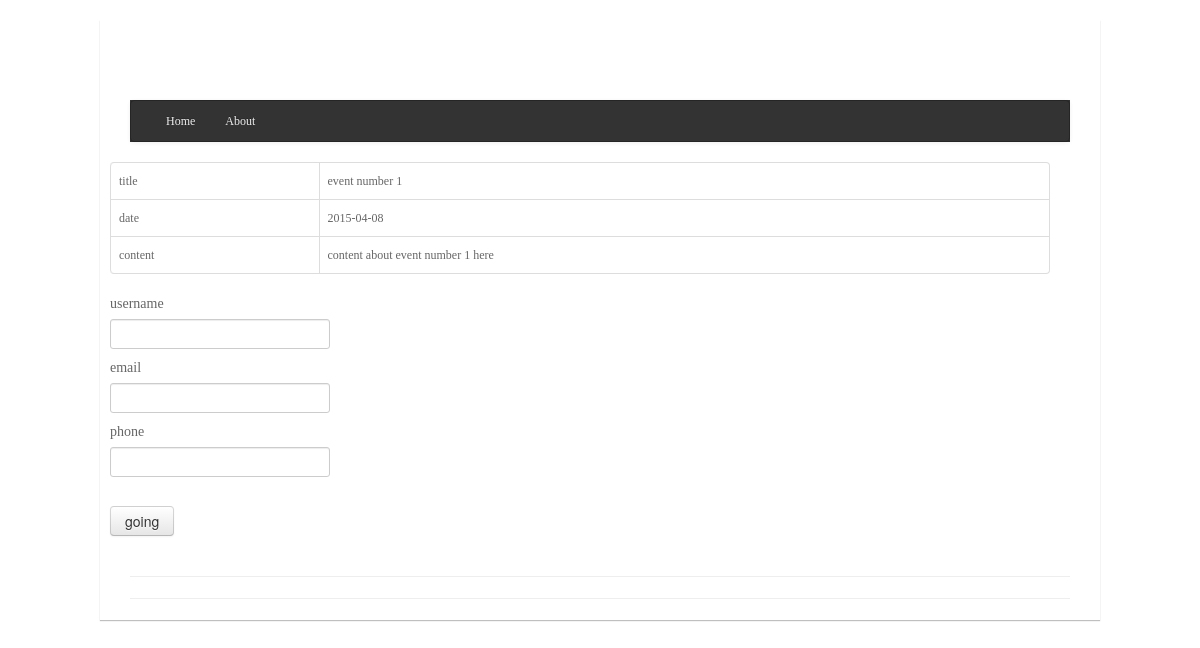
The app's page /event.php?id=1, older data.
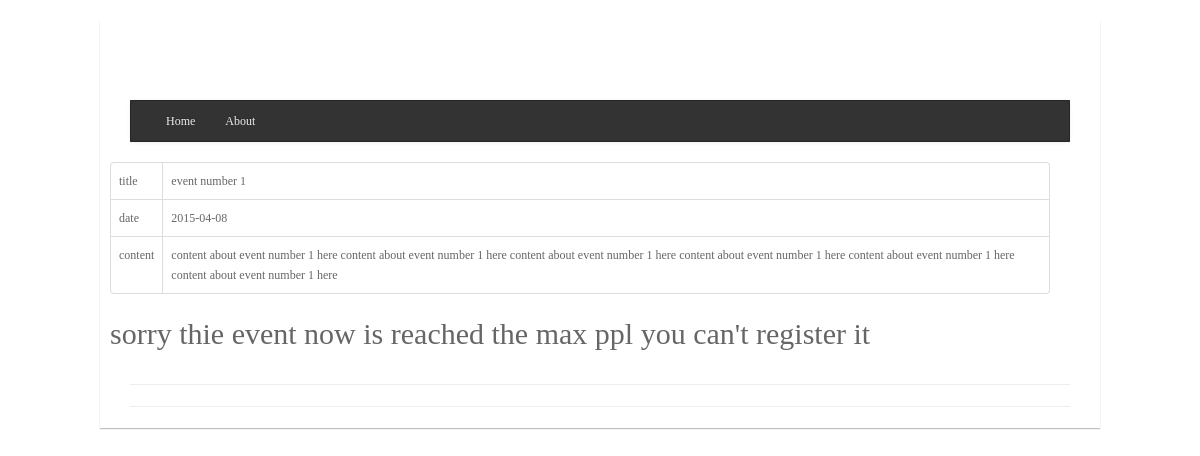
The same page, newer data.
### tables this page shows
CREATE TABLE IF NOT EXISTS `events` (
  `id` int(11) NOT NULL AUTO_INCREMENT,
  `title` varchar(200) NOT NULL,
  `content` text NOT NULL,
  `limit` int(11) NOT NULL,
  `reached` int(11) NOT NULL,
  `when` date NOT NULL,
  PRIMARY KEY (`id`)
);

### event.php (the view, shortened to what this page needs)
<?php
if(isset($_GET['id'])) {
  $id = $_GET['id'];
 $connect = mysqli_connect('localhost', "root", "", "event_task");
 $events = mysqli_query($connect, "SELECT * FROM events WHERE id ='$id' ");
 $event = mysqli_fetch_assoc($events);
}
?>
<!DOCTYPE html>
<html lang="en">
<head>
	<link href="css/bootstrap.css" rel="stylesheet">
	<link href="css/bootstrap-responsive.css" rel="stylesheet">
	<link href="css/style.css" rel="stylesheet">
    </head>
    <body>
     <div id="wrapper">
      <div class="container">
       <header>
        <div class="row">
         <div class="logo span4">
         </div>
       </div>
     </header>
     <div class="navbar navbar-inverse">
      <div class="navbar-inner">
       <div class="container">
       <div class="nav-collapse collapse">
         <ul class="nav">
          <li><a class="active" href="index.html">Home</a></li>
          <li ><a href="about.html">About</a></li>
        </ul>
      </div>
    </div>
  </div>
</div>
</div>
<div class="container">
 <div class="row">
  <div class="row">
   <div class="icons-box-vert-container">
    <div class="span12">
     <table class="table table-bordered">
      <tr>
       <td>title</td>
       <td><?php echo $event['title']; ?></td>
     </tr>
     <tr>
       <td>date</td>
       <td><?php echo $event['when']; ?></td>
     </tr>
     <tr>
       <td>content</td>
       <td><?php echo $event['content']; ?></td>
     </tr>
   </table>
   <?php
   if($event['limit'] != $event['reached']) {
    ?>
   <form  action="go_to_event.php?event_id=<?php echo $_GET['id']; ?>" method="post">
     <label for="">username</label>
     <input type="text" name="username" ><br>
     <label for="">email</label>
     <input type="text" name="email" ><br>
     <label for="">phone</label>
     <input type="text" name="phone" ><br>
     <br>
     <button type="submit" class="btn">going</button>
   </form>
<?php    }
else {
   echo "<h2>sorry thie event now is reached the max ppl you can't register it </h2>";
}
    ?>
 </div>
</div>
</div>
</div>
</div>
<div class="container">
 <hr>
 <hr>
</div>
</div>
</body>
</html>

Row changes from the older to the newer data that the page shows:
changed events "event number 1": content "content about event number 1 here" → "content about event number 1 here content about event number 1 here content about event number 1 here content about event number 1 here content about event number 1 here content about event number 1 here"; reached 2 → 11 (drawn)
Text that changed along with them:
text no longer shown: "username email phone going"
text now shown: "sorry thie event now is reached the max ppl you can't register it"
